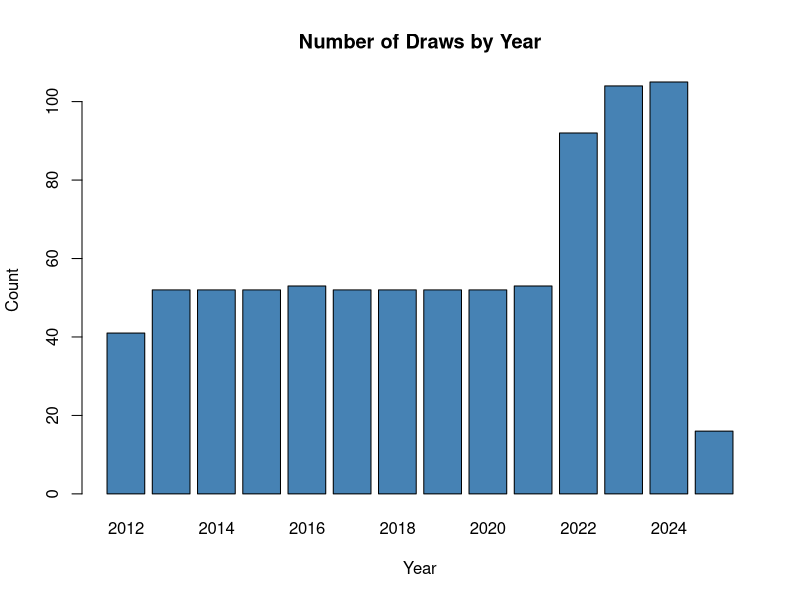
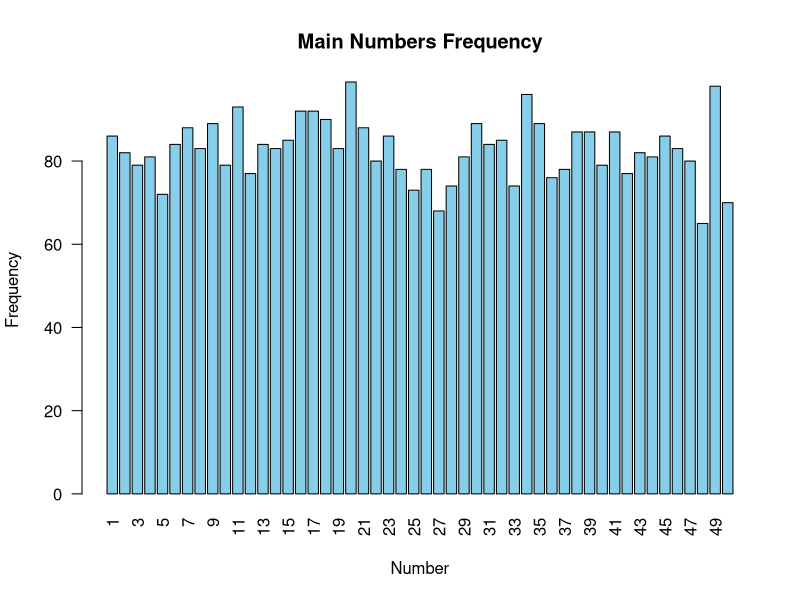
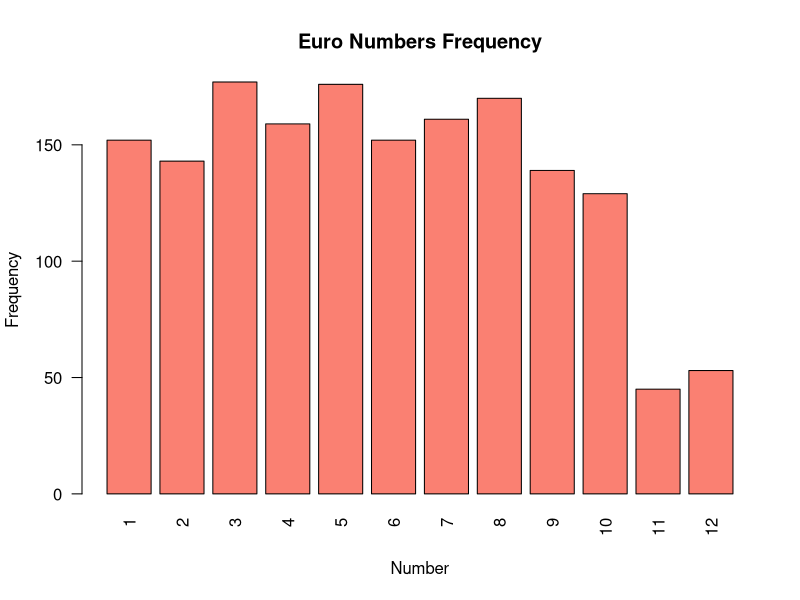
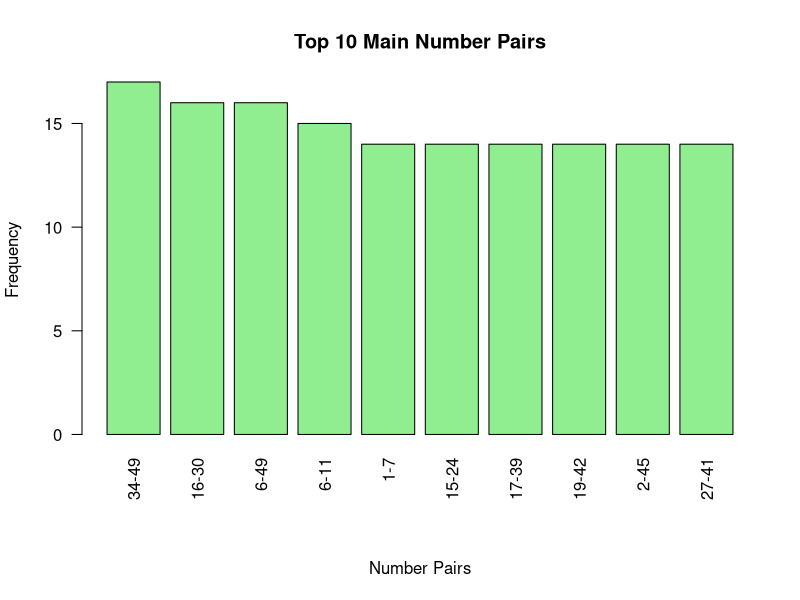
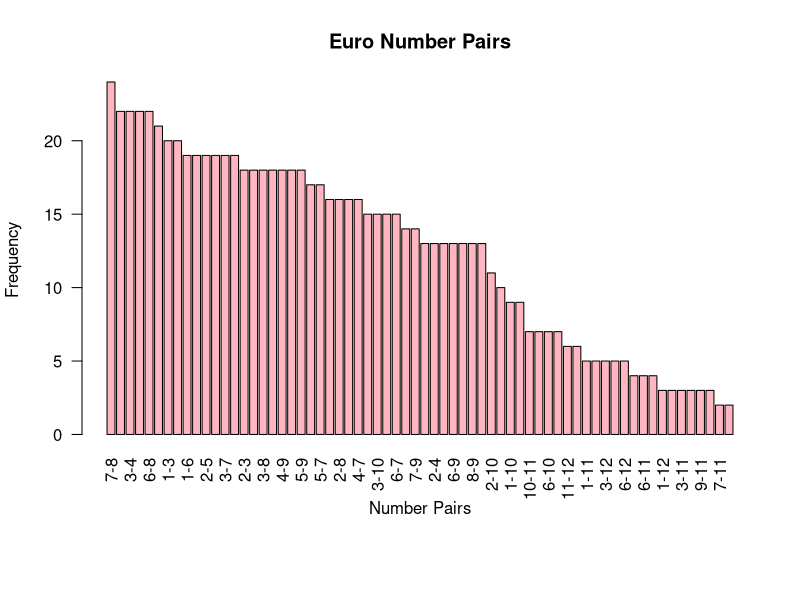
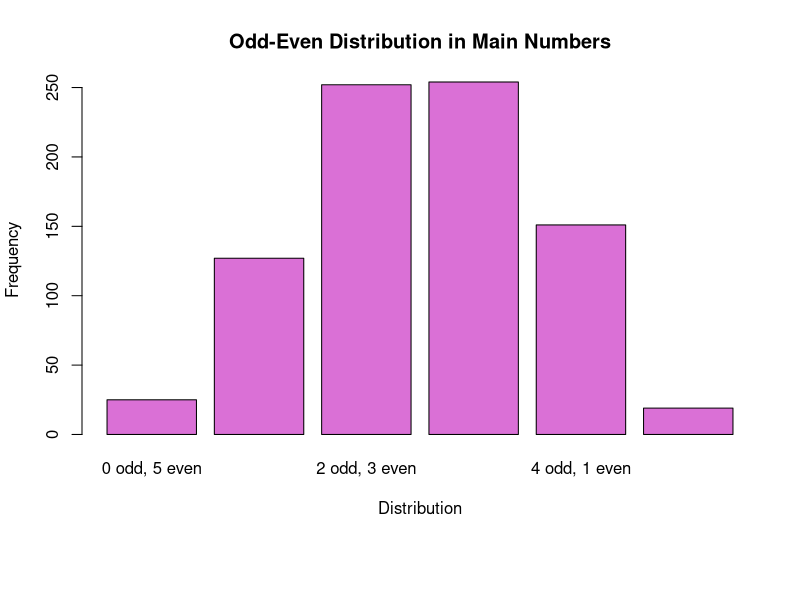
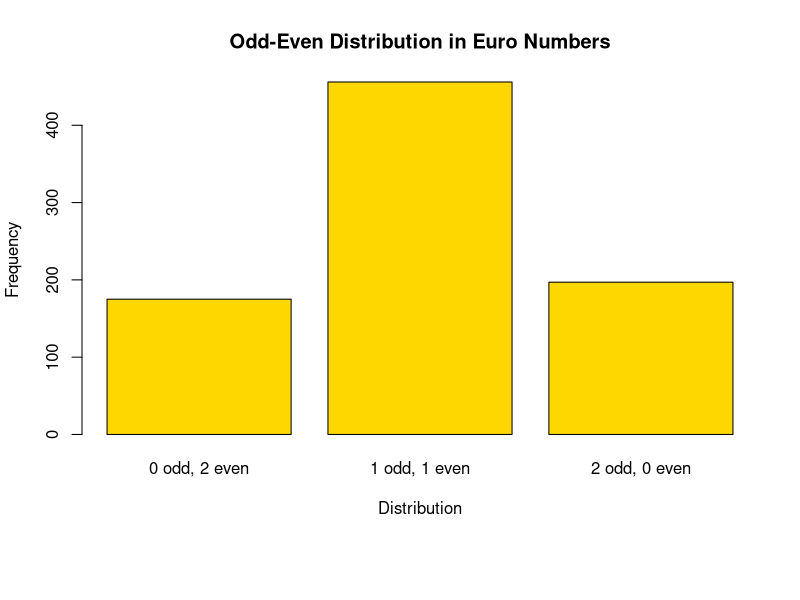

These figures' R source, in order:
## ---- chunk 1
knitr::opts_chunk$set(echo = TRUE, warning = FALSE, message = FALSE)
## ---- chunk 2
# Read the CSV file
results <- read.csv("eurojackpot_results.csv", stringsAsFactors = FALSE)

# Convert date format to day, month, year
results$draw_date <- as.Date(results$draw_date)
results$day <- format(results$draw_date, "%d")
results$month <- format(results$draw_date, "%m")
results$year <- format(results$draw_date, "%Y")

# Split main numbers into separate columns
main_numbers_split <- strsplit(gsub("\"", "", results$main_numbers), ",")
main_numbers_matrix <- do.call(rbind, main_numbers_split)
colnames(main_numbers_matrix) <- paste0("main_", 1:5)
results <- cbind(results, main_numbers_matrix)

# Split euro numbers into separate columns
euro_numbers_split <- strsplit(gsub("\"", "", results$euro_numbers), ",")
euro_numbers_matrix <- do.call(rbind, euro_numbers_split)
colnames(euro_numbers_matrix) <- paste0("euro_", 1:2)
results <- cbind(results, euro_numbers_matrix)

# Convert number columns to numeric
for (col in c(paste0("main_", 1:5), paste0("euro_", 1:2))) {
    results[[col]] <- as.numeric(results[[col]])
}

# View the first few rows of the processed data
# head(results)
## ---- chunk 3
# Summary of the dataset
# Create a data frame with summary information
summary_df <- data.frame(
    Metric = c("Total number of draws", "Date range", "Number of years covered"),
    Value = c(
        nrow(results),
        paste(min(results$draw_date), "to", max(results$draw_date)),
        length(unique(results$year))
    )
)

# Display the summary using kable
knitr::kable(summary_df,
    caption = "Dataset Summary",
    col.names = c("Metric", "Value"),
    align = c("l", "l")
)

# Distribution of draws by year
yearly_counts <- table(results$year)
barplot(yearly_counts,
    main = "Number of Draws by Year",
    xlab = "Year", ylab = "Count", col = "steelblue"
)
## ---- chunk 4
# Analyze frequency of main numbers
main_numbers_freq <- table(unlist(results[, paste0("main_", 1:5)]))
main_numbers_df <- data.frame(
    number = as.numeric(names(main_numbers_freq)),
    frequency = as.numeric(main_numbers_freq)
)
main_numbers_df <- main_numbers_df[order(main_numbers_df$number), ]

# Analyze frequency of euro numbers
euro_numbers_freq <- table(unlist(results[, paste0("euro_", 1:2)]))
euro_numbers_df <- data.frame(
    number = as.numeric(names(euro_numbers_freq)),
    frequency = as.numeric(euro_numbers_freq)
)
euro_numbers_df <- euro_numbers_df[order(euro_numbers_df$number), ]

# Plot main numbers frequency
barplot(main_numbers_df$frequency,
    names.arg = main_numbers_df$number,
    main = "Main Numbers Frequency",
    xlab = "Number",
    ylab = "Frequency",
    col = "skyblue",
    las = 2
)

# Plot euro numbers frequency
barplot(euro_numbers_df$frequency,
    names.arg = euro_numbers_df$number,
    main = "Euro Numbers Frequency",
    xlab = "Number",
    ylab = "Frequency",
    col = "salmon",
    las = 2
)
## ---- chunk 5
# Function to count pairs of numbers
count_pairs <- function(data, columns) {
    pairs <- combn(columns, 2, function(cols) {
        pair_data <- data[, cols]
        return(paste(pair_data[, 1], pair_data[, 2], sep = "-"))
    }, simplify = FALSE)

    all_pairs <- unlist(pairs)
    pair_counts <- sort(table(all_pairs), decreasing = TRUE)
    return(pair_counts)
}

# Count main number pairs
main_pairs <- count_pairs(results, paste0("main_", 1:5))
top_main_pairs <- head(main_pairs, 10)

# Count euro number pairs
euro_pairs <- count_pairs(results, paste0("euro_", 1:2))

# Plot top main number pairs
par(mar = c(8, 4, 4, 2) + 0.1)
barplot(top_main_pairs,
    main = "Top 10 Main Number Pairs",
    xlab = "",
    ylab = "Frequency",
    col = "lightgreen",
    las = 2
)
mtext("Number Pairs", side = 1, line = 6)

# Plot euro number pairs
barplot(euro_pairs,
    main = "Euro Number Pairs",
    xlab = "Number Pairs",
    ylab = "Frequency",
    col = "lightpink",
    las = 2
)
## ---- chunk 6
# Calculate odd-even distribution for main numbers
results$main_odd_count <- rowSums(results[, paste0("main_", 1:5)] %% 2 == 1)
results$main_even_count <- 5 - results$main_odd_count

# Calculate odd-even distribution for euro numbers
results$euro_odd_count <- rowSums(results[, paste0("euro_", 1:2)] %% 2 == 1)
results$euro_even_count <- 2 - results$euro_odd_count

# Create a table of odd-even combinations for main numbers
odd_even_table <- table(results$main_odd_count)
odd_even_df <- data.frame(
    odd_count = as.numeric(names(odd_even_table)),
    frequency = as.numeric(odd_even_table)
)

# Plot odd-even distribution for main numbers
barplot(odd_even_df$frequency,
    names.arg = paste(odd_even_df$odd_count, "odd,", 5 - odd_even_df$odd_count, "even"),
    main = "Odd-Even Distribution in Main Numbers",
    xlab = "Distribution",
    ylab = "Frequency",
    col = "orchid"
)

# Plot odd-even distribution for euro numbers
euro_odd_even_table <- table(results$euro_odd_count)
barplot(euro_odd_even_table,
    names.arg = paste(
        as.numeric(names(euro_odd_even_table)), "odd,",
        2 - as.numeric(names(euro_odd_even_table)), "even"
    ),
    main = "Odd-Even Distribution in Euro Numbers",
    xlab = "Distribution",
    ylab = "Frequency",
    col = "gold"
)
